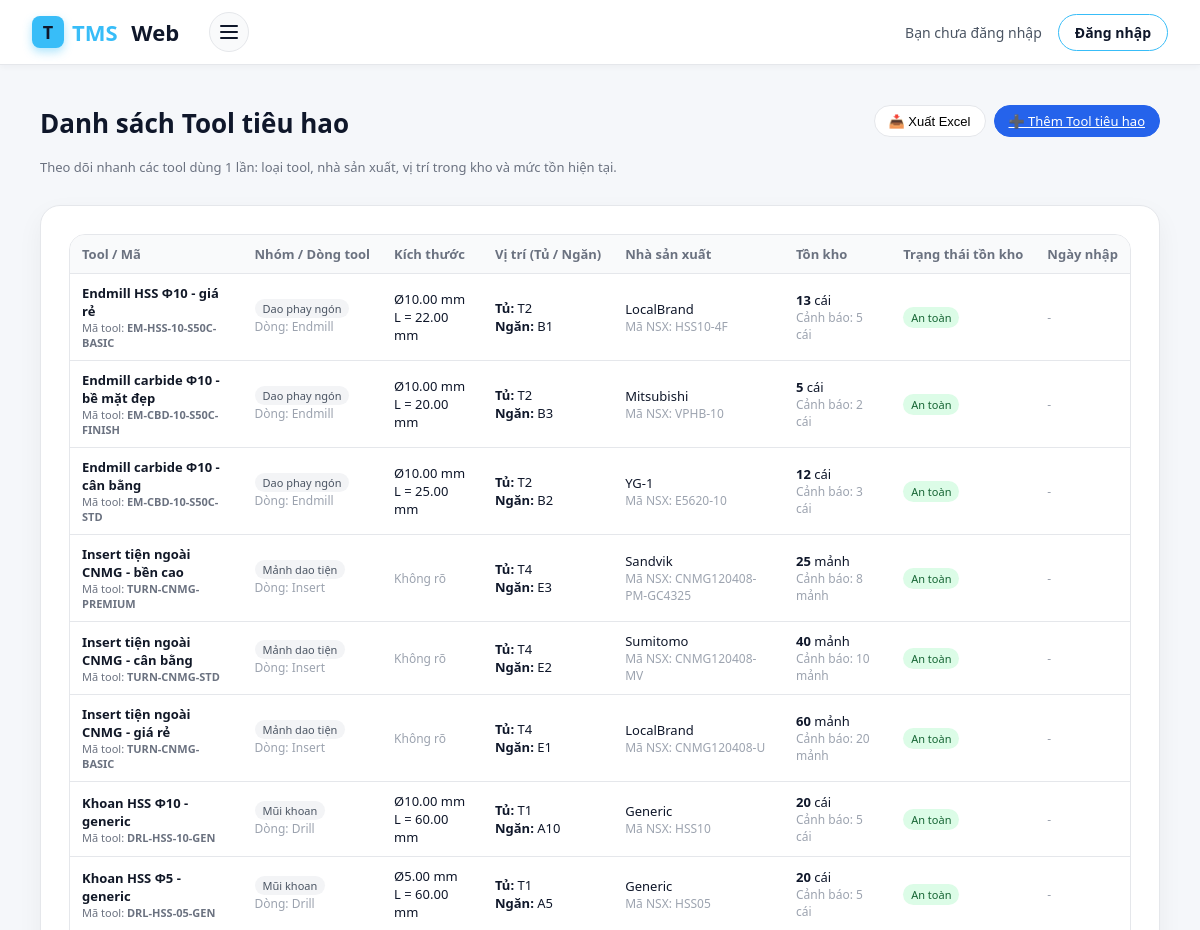
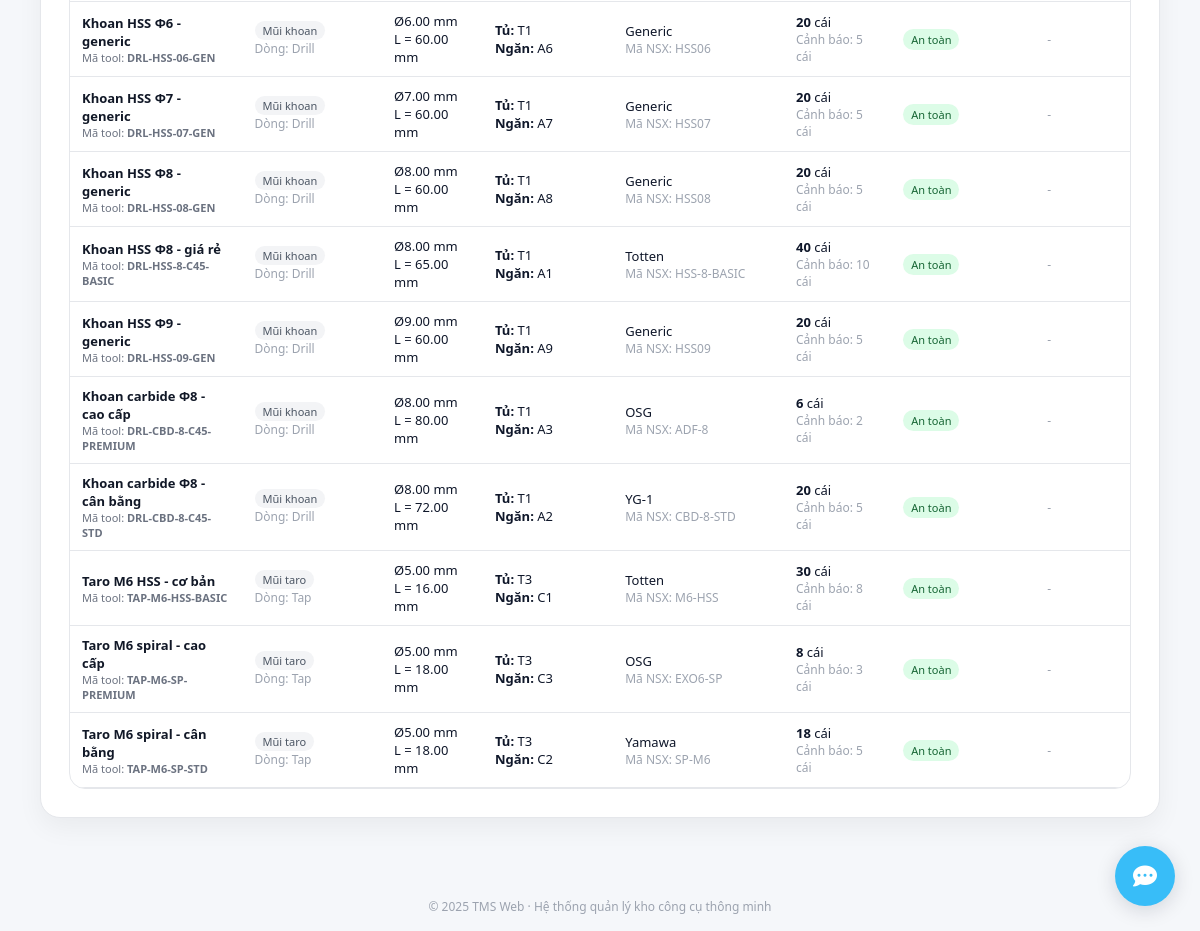
Screenshot of /tool/ with the database file from the repository (2 pictures, top to bottom).
### tool/models.py (models this page shows, shortened)
class Tool(models.Model):
    LOAI_GIA_CONG_CHOICES = [
        ("DRILL", "Khoan"),
        ("MILL", "Phay"),
        ("TAP", "Taro"),
        ("REAM", "Doa"),
        ("TURN", "Tiện"),
    ]
    NHOM_VL_CHOICES = [
        ("P", "Thép (ISO P)"),
        ("M", "Thép không gỉ (ISO M)"),
        ("K", "Gang (ISO K)"),
        ("N", "Nhôm/kim loại màu (ISO N)"),
        ("S", "Hợp kim chịu nhiệt (ISO S)"),
        ("H", "Thép đã tôi (ISO H)"),
    ]
    ten_tool = models.CharField(
        max_length=200,
        verbose_name="Tên tool"
    )
    ma_tool = models.CharField(
        max_length=50,
        unique=True,
        verbose_name="Mã tool"
    )
    nhom_tool = models.CharField(
        max_length=100,
        verbose_name="Nhóm tool",
        help_text="VD: Mũi khoan, Dao phay, Mũi taro…"
    )
    dong_tool = models.CharField(
        max_length=100,
        blank=True,
        verbose_name="Dòng tool",
        help_text="VD: Drill, Endmill, Tap…"
    )
    nha_san_xuat = models.CharField(
        max_length=100,
        blank=True,
        verbose_name="Nhà sản xuất"
    )
    ma_nha_sx = models.CharField(
        max_length=100,
        blank=True,
        verbose_name="Mã nhà sản xuất"
    )
    tieu_chuan = models.CharField(
        max_length=100,
        blank=True,
        verbose_name="Tiêu chuẩn"
    )
    model = models.CharField(
        max_length=100,
        blank=True,
        verbose_name="Model"
    )
    vat_lieu_phu_hop = models.CharField(
        max_length=200,
        blank=True,
        verbose_name="Vật liệu gia công phù hợp",
        help_text="VD: C45, S50C, SUS304…"
    )
    ghi_chu = models.TextField(
        blank=True,
        verbose_name="Ghi chú thêm"
    )
    duong_kinh = models.DecimalField(
        max_digits=6,
        decimal_places=2,
        null=True,
        blank=True,
        verbose_name="Đường kính làm việc (mm)"
    )
    chieu_dai_lam_viec = models.DecimalField(
        max_digits=6,
        decimal_places=2,
        null=True,
        blank=True,
        verbose_name="Chiều dài làm việc (mm)"
    )
    don_vi_tinh = models.CharField(
        max_length=50,
        blank=True,
        verbose_name="Đơn vị tính",
        help_text="VD: cái, hộp, bộ…"
    )
    tuoi_tho_chuan = models.CharField(
        max_length=100,
        blank=True,
        verbose_name="Tuổi thọ chuẩn",
        help_text="VD: 1500 lỗ / 1 tool"
    )
    loai_gia_cong = models.CharField(
        max_length=50,
        choices=LOAI_GIA_CONG_CHOICES,
        verbose_name="Loại gia công chính",
        null=True,
        blank=True,
        help_text="Khoan / Phay / Taro / Doa / Tiện…"
    )
    duong_kinh_min = models.DecimalField(
        max_digits=6,
        decimal_places=2,
        null=True,
        blank=True,
        verbose_name="ĐK min cho phép (mm)"
    )
    duong_kinh_max = models.DecimalField(
        max_digits=6,
        decimal_places=2,
        null=True,
        blank=True,
        verbose_name="ĐK max cho phép (mm)"
    )
    ty_le_sau_lo_max = models.DecimalField(
        max_digits=4,
        decimal_places=1,
        null=True,
        blank=True,
        verbose_name="Tỷ lệ sâu lỗ max (L/D)"
    )
    nhom_vat_lieu_iso = models.CharField(
        max_length=2,
        choices=NHOM_VL_CHOICES,
        blank=True,
        verbose_name="Nhóm vật liệu ISO"
    )
    do_cung_min = models.PositiveIntegerField(
        null=True,
        blank=True,
        verbose_name="Độ cứng vật liệu min (HRC)"
    )
    do_cung_max = models.PositiveIntegerField(
        null=True,
        blank=True,
        verbose_name="Độ cứng vật liệu max (HRC)"
    )
    may_phu_hop = models.CharField(
        max_length=200,
        blank=True,
        verbose_name="Dòng máy phù hợp",
        help_text="VD: VMC 10.000 rpm, CNC tiện, Máy khoan bàn…"
    )
    can_coolant = models.BooleanField(
        default=False,
        verbose_name="Yêu cầu tưới nguội"
    )
    ton_kho = models.PositiveIntegerField(
        default=0,
        verbose_name="Tồn kho hiện tại"
    )
    muc_canh_bao = models.PositiveIntegerField(
        null=True,
        blank=True,
        verbose_name="Mức cảnh báo tối thiểu"
    )
    tu = models.CharField(
        max_length=100,
        blank=True,
        verbose_name="Tủ / Kệ"
    )
    ngan = models.CharField(
        max_length=100,
        blank=True,
        verbose_name="Ngăn / Khay"
    )
    may_uu_tien = models.CharField(
        max_length=100,
        blank=True,
        verbose_name="Máy / Line ưu tiên"
    )
    ngay_nhap_kho = models.DateField(
        null=True,
        blank=True,
        verbose_name="Ngày nhập kho"
    )
    gia_tri_mua = models.DecimalField(
        max_digits=15,
        decimal_places=0,
        null=True,
        blank=True,
        verbose_name="Giá trị mua (VND/đv)"
    )
    wear_max = models.PositiveIntegerField(
        null=True,
        blank=True,
        verbose_name="Độ mòn tối đa (%)"
    )
    nguong_thay = models.PositiveIntegerField(
        null=True,
        blank=True,
        verbose_name="Ngưỡng cảnh báo thay (%)"
    )
    hrc_tham_chieu = models.PositiveIntegerField(
        null=True,
        blank=True,
        verbose_name="Độ cứng vật liệu tham chiếu (HRC)"
    )
    che_do_cat_khuyen_nghi = models.TextField(
        blank=True,
        verbose_name="Chế độ cắt khuyến nghị"
    )
    ket_luan_fuzzy = models.TextField(
        blank=True,
        verbose_name="Kết luận fuzzy / khuyến nghị"
    )
    diem_gia = models.PositiveSmallIntegerField(
        null=True,
        blank=True,
        verbose_name="Điểm giá (1=rẻ, 5=rất đắt)"
    )
    diem_do_ben = models.PositiveSmallIntegerField(
        null=True,
        blank=True,
        verbose_name="Điểm độ bền (1=thấp, 5=rất bền)"
    )
    diem_on_dinh = models.PositiveSmallIntegerField(
        null=True,
        blank=True,
        verbose_name="Độ ổn định quá trình (1=kém, 5=rất ổn định)"
    )
    diem_chat_luong_be_mat = models.PositiveSmallIntegerField(
        null=True,
        blank=True,
        verbose_name="Chất lượng bề mặt (1=thô, 5=rất đẹp)"
    )
    diem_san_co = models.PositiveSmallIntegerField(
        null=True,
        blank=True,
        verbose_name="Độ sẵn có (1=khó mua, 5=luôn sẵn)"
    )
    diem_uu_tien_dung_truoc = models.PositiveSmallIntegerField(
        null=True,
        blank=True,
        verbose_name="Mức ưu tiên dùng trước (1=ít, 5=ưu tiên cao)"
    )
    created_at = models.DateTimeField(
        auto_now_add=True,
        verbose_name="Thời gian tạo"
    )
    updated_at = models.DateTimeField(
        auto_now=True,
        verbose_name="Thời gian cập nhật"
    )
    class Meta:
        verbose_name = "Tool tiêu hao"
        verbose_name_plural = "Tool tiêu hao"
        ordering = ["ten_tool", "ma_tool"]
        indexes = [
            models.Index(fields=["ma_tool"]),
            models.Index(fields=["nhom_tool", "dong_tool"]),
            models.Index(fields=["loai_gia_cong", "nhom_vat_lieu_iso"]),
        ]

### tool/views.py (the view)
# urls.py: path("", views.tool_list, name="tool_list"),
def tool_list(request):
    tools = Tool.objects.all()
    return render(request, "tool_list.html", {"tools": tools})

### templates/tool_list.html (shortened to what this page needs)
{% extends "base.html" %}
{% block content %}
<div class="holder-page">
  <div class="holder-header">
    <div class="holder-header-left">
      <div class="holder-title">Danh sách Tool tiêu hao</div>
      <p class="holder-sub">
        Theo dõi nhanh các tool dùng 1 lần: loại tool, nhà sản xuất, vị trí trong kho và mức tồn hiện tại.
      </p>
    </div>
    <div class="holder-header-actions">
      <button class="btn-outline-sm" type="button">
        📥 Xuất Excel
      </button>
      <a class="btn-primary-sm" href="{% url 'tool:tool_create' %}">
        ➕ Thêm Tool tiêu hao
      </a>
    </div>
  </div>
  <div class="holder-card">
    <div class="holder-table-wrapper">
      <table class="holder-table">
        <thead>
          <tr>
            <th>Tool / Mã</th>
            <th>Nhóm / Dòng tool</th>
            <th>Kích thước</th>
            <th>Vị trí (Tủ / Ngăn)</th>
            <th>Nhà sản xuất</th>
            <th>Tồn kho</th>
            <th>Trạng thái tồn kho</th>
            <th>Ngày nhập</th>
          </tr>
        </thead>
        <tbody>
        {% for t in tools %}
          <tr class="table-row-clickable" data-href="{% url 'tool:tool_profile' t.pk %}">
            <td>
              <a href="{% url 'tool:tool_profile' t.pk %}" class="row-main-link">
                <div class="holder-name">{{ t.ten_tool|default:"(Chưa có tên tool)" }}</div>
                <div class="holder-name-sub">
                  Mã tool: <strong>{{ t.ma_tool|default:"-" }}</strong>
                </div>
              </a>
            </td>
            <td>
              {% if t.nhom_tool %}
                <div><span class="pill-small">{{ t.nhom_tool }}</span></div>
              {% else %}
                <div><span class="text-muted">Chưa phân nhóm</span></div>
              {% endif %}
              {% if t.dong_tool %}
                <div class="text-muted">Dòng: {{ t.dong_tool }}</div>
              {% endif %}
            </td>
            <td>
              {% if t.duong_kinh %}
                <div>Ø{{ t.duong_kinh }} mm</div>
              {% endif %}
              {% if t.chieu_dai_lam_viec %}
                <div>L = {{ t.chieu_dai_lam_viec }} mm</div>
              {% endif %}
              {% if not t.duong_kinh and not t.chieu_dai_lam_viec %}
                <span class="text-muted">Không rõ</span>
              {% endif %}
            </td>
            <td>
              <div><strong>Tủ:</strong> {{ t.tu|default:"-" }}</div>
              <div><strong>Ngăn:</strong> {{ t.ngan|default:"-" }}</div>
            </td>
            <td>
              {{ t.nha_san_xuat|default:"-" }}
              {% if t.ma_nha_sx %}
                <div class="text-muted">Mã NSX: {{ t.ma_nha_sx }}</div>
              {% endif %}
            </td>
            <td>
              {% if t.ton_kho is not None %}
                <strong>{{ t.ton_kho }}</strong> {{ t.don_vi_tinh|default:"" }}
                {% if t.muc_canh_bao %}
                  <div class="text-muted">
                    Cảnh báo: {{ t.muc_canh_bao }} {{ t.don_vi_tinh|default:"" }}
                  </div>
                {% endif %}
              {% else %}
                <span class="text-muted">Chưa nhập</span>
              {% endif %}
            </td>
            <td>
              {% if t.ton_kho == 0 %}
                <span class="status-badge status-empty">Hết hàng</span>
              {% elif t.muc_canh_bao and t.ton_kho and t.ton_kho <= t.muc_canh_bao %}
                <span class="status-badge status-warn">Sắp hết - nên đặt</span>
              {% else %}
                <span class="status-badge status-safe">An toàn</span>
              {% endif %}
            </td>
            <td>
              {% if t.ngay_nhap_kho %}
                {{ t.ngay_nhap_kho|date:"d/m/Y" }}
              {% else %}
                <span class="text-muted">-</span>
              {% endif %}
            </td>
          </tr>
        {% empty %}
          <tr>
            <td colspan="8" style="text-align:center;color:#9ca3af;padding:16px;">
              Chưa có Tool tiêu hao nào trong hệ thống.
            </td>
          </tr>
        {% endfor %}
        </tbody>
      </table>
    </div>
  </div>
</div>
{% endblock %}

### templates/base.html (style rules this page uses)
:root { --blue-tech: #38bdf8; --blue-strong: #0f172a; --blue-soft: #e0f2fe; }
* { box-sizing: border-box; }
body { margin: 0; font-family: "Segoe UI", sans-serif; background: #ffffff; color: #0f172a; }

### templates/tool_list.html (style rules this page uses)
.holder-page { max-width: 1120px; width: 100%; margin: 0 auto; padding: 16px 0 32px; }
.holder-header { display: flex; align-items: flex-start; justify-content: space-between; gap: 16px; margin-bottom: 16px; }
.holder-header-left { display: flex; flex-direction: column; gap: 4px; }
.holder-title { font-size: 26px; font-weight: 700; color: #0f172a; }
.holder-sub { font-size: 13px; color: #6b7280; }
.holder-header-actions { display: flex; gap: 8px; flex-wrap: wrap; }
.btn-outline-sm, .btn-primary-sm { border-radius: 999px; font-size: 13px; padding: 6px 14px; border: 1px solid #e5e7eb; background: #fff; cursor: pointer; display: inline-flex; align-items: center; gap: 6px; }
.btn-primary-sm { background: #2563eb; color: #fff; border-color: #2563eb; }
.holder-card { background: #fff; border-radius: 20px; padding: 28px; border: 1px solid #e5e7eb; box-shadow: 0 10px 26px rgba(0, 0, 0, 0.05); }
.holder-table-wrapper { border: 1px solid #e5e7eb; border-radius: 16px; overflow: hidden; overflow-x: auto; }
table.holder-table { width: 100%; padding: 14px 18px; border-collapse: collapse; font-size: 13px; min-width: 860px; }
table.holder-table thead { background: #f9fafb; }
table.holder-table th { padding: 10px 12px; text-align: left; color: #6b7280; font-weight: 600; border-bottom: 1px solid #e5e7eb; white-space: nowrap; }
table.holder-table td { padding: 10px 12px; border-bottom: 1px solid #e5e7eb; vertical-align: middle; }
.holder-name { font-weight: 600; color: #111827; }
.holder-name-sub { font-size: 11px; color: #6b7280; }
.text-muted { color: #9ca3af; font-size: 12px; }
.status-badge { display: inline-flex; align-items: center; padding: 3px 8px; font-size: 11px; border-radius: 999px; font-weight: 500; }
.status-safe { background: #dcfce7; color: #166534; }
.pill-small { display: inline-flex; align-items: center; padding: 2px 8px; border-radius: 999px; background: #f3f4f6; font-size: 11px; color: #4b5563; }
.table-row-clickable { cursor: pointer; transition: background 0.15s; }
.row-main-link { text-decoration: none; color: inherit; }

### templates/chatbot.html (style rules this page uses)
:root { --primary-color: #4361ee; --blue-tech: #38bdf8; --blue-strong: #0f172a; --primary-dark: #3a56d4; --bg-color: #f5f7fa; --text-color: #2b2d42; --white: #ffffff; --light-gray: #e9ecef; --shadow: 0 4px 20px rgba(0, 0, 0, 0.15); --border-radius: 16px; }
body { font-family: 'Segoe UI', system-ui, -apple-system, sans-serif; background: var(--bg-color); margin: 0; }

### rows the page displays
Tool: ten_tool "Endmill HSS Φ10 - giá rẻ", ma_tool "EM-HSS-10-S50C-BASIC", nhom_tool "Dao phay ngón", dong_tool "Endmill", duong_kinh "10.00", chieu_dai_lam_viec "22.00", tu "T2", ngan "B1", nha_san_xuat "LocalBrand", ma_nha_sx "HSS10-4F", ton_kho "13", don_vi_tinh "cái", muc_canh_bao "5", shows "An toàn"
Tool: ten_tool "Endmill carbide Φ10 - bề mặt đẹp", ma_tool "EM-CBD-10-S50C-FINISH", nhom_tool "Dao phay ngón", dong_tool "Endmill", duong_kinh "10.00", chieu_dai_lam_viec "20.00", tu "T2", ngan "B3", nha_san_xuat "Mitsubishi", ma_nha_sx "VPHB-10", ton_kho "5", don_vi_tinh "cái", muc_canh_bao "2", shows "An toàn"
Tool: ten_tool "Endmill carbide Φ10 - cân bằng", ma_tool "EM-CBD-10-S50C-STD", nhom_tool "Dao phay ngón", dong_tool "Endmill", duong_kinh "10.00", chieu_dai_lam_viec "25.00", tu "T2", ngan "B2", nha_san_xuat "YG-1", ma_nha_sx "E5620-10", ton_kho "12", don_vi_tinh "cái", muc_canh_bao "3", shows "An toàn"
Tool: ten_tool "Insert tiện ngoài CNMG - bền cao", ma_tool "TURN-CNMG-PREMIUM", nhom_tool "Mảnh dao tiện", dong_tool "Insert", shows "Không rõ", tu "T4", ngan "E3", nha_san_xuat "Sandvik", ma_nha_sx "CNMG120408-PM-GC4325", ton_kho "25", don_vi_tinh "mảnh", muc_canh_bao "8", shows "An toàn"
Tool: ten_tool "Insert tiện ngoài CNMG - cân bằng", ma_tool "TURN-CNMG-STD", nhom_tool "Mảnh dao tiện", dong_tool "Insert", shows "Không rõ", tu "T4", ngan "E2", nha_san_xuat "Sumitomo", ma_nha_sx "CNMG120408-MV", ton_kho "40", don_vi_tinh "mảnh", muc_canh_bao "10", shows "An toàn"
Tool: ten_tool "Insert tiện ngoài CNMG - giá rẻ", ma_tool "TURN-CNMG-BASIC", nhom_tool "Mảnh dao tiện", dong_tool "Insert", shows "Không rõ", tu "T4", ngan "E1", nha_san_xuat "LocalBrand", ma_nha_sx "CNMG120408-U", ton_kho "60", don_vi_tinh "mảnh", muc_canh_bao "20", shows "An toàn"
Tool: ten_tool "Khoan HSS Φ10 - generic", ma_tool "DRL-HSS-10-GEN", nhom_tool "Mũi khoan", dong_tool "Drill", duong_kinh "10.00", chieu_dai_lam_viec "60.00", tu "T1", ngan "A10", nha_san_xuat "Generic", ma_nha_sx "HSS10", ton_kho "20", don_vi_tinh "cái", muc_canh_bao "5", shows "An toàn"
Tool: ten_tool "Khoan HSS Φ5 - generic", ma_tool "DRL-HSS-05-GEN", nhom_tool "Mũi khoan", dong_tool "Drill", duong_kinh "5.00", chieu_dai_lam_viec "60.00", tu "T1", ngan "A5", nha_san_xuat "Generic", ma_nha_sx "HSS05", ton_kho "20", don_vi_tinh "cái", muc_canh_bao "5", shows "An toàn"
Tool: ten_tool "Khoan HSS Φ6 - generic", ma_tool "DRL-HSS-06-GEN", nhom_tool "Mũi khoan", dong_tool "Drill", duong_kinh "6.00", chieu_dai_lam_viec "60.00", tu "T1", ngan "A6", nha_san_xuat "Generic", ma_nha_sx "HSS06", ton_kho "20", don_vi_tinh "cái", muc_canh_bao "5", shows "An toàn"
Tool: ten_tool "Khoan HSS Φ7 - generic", ma_tool "DRL-HSS-07-GEN", nhom_tool "Mũi khoan", dong_tool "Drill", duong_kinh "7.00", chieu_dai_lam_viec "60.00", tu "T1", ngan "A7", nha_san_xuat "Generic", ma_nha_sx "HSS07", ton_kho "20", don_vi_tinh "cái", muc_canh_bao "5", shows "An toàn"
Tool: ten_tool "Khoan HSS Φ8 - generic", ma_tool "DRL-HSS-08-GEN", nhom_tool "Mũi khoan", dong_tool "Drill", duong_kinh "8.00", chieu_dai_lam_viec "60.00", tu "T1", ngan "A8", nha_san_xuat "Generic", ma_nha_sx "HSS08", ton_kho "20", don_vi_tinh "cái", muc_canh_bao "5", shows "An toàn"
Tool: ten_tool "Khoan HSS Φ8 - giá rẻ", ma_tool "DRL-HSS-8-C45-BASIC", nhom_tool "Mũi khoan", dong_tool "Drill", duong_kinh "8.00", chieu_dai_lam_viec "65.00", tu "T1", ngan "A1", nha_san_xuat "Totten", ma_nha_sx "HSS-8-BASIC", ton_kho "40", don_vi_tinh "cái", muc_canh_bao "10", shows "An toàn"
Tool: ten_tool "Khoan HSS Φ9 - generic", ma_tool "DRL-HSS-09-GEN", nhom_tool "Mũi khoan", dong_tool "Drill", duong_kinh "9.00", chieu_dai_lam_viec "60.00", tu "T1", ngan "A9", nha_san_xuat "Generic", ma_nha_sx "HSS09", ton_kho "20", don_vi_tinh "cái", muc_canh_bao "5", shows "An toàn"
Tool: ten_tool "Khoan carbide Φ8 - cao cấp", ma_tool "DRL-CBD-8-C45-PREMIUM", nhom_tool "Mũi khoan", dong_tool "Drill", duong_kinh "8.00", chieu_dai_lam_viec "80.00", tu "T1", ngan "A3", nha_san_xuat "OSG", ma_nha_sx "ADF-8", ton_kho "6", don_vi_tinh "cái", muc_canh_bao "2", shows "An toàn"
Tool: ten_tool "Khoan carbide Φ8 - cân bằng", ma_tool "DRL-CBD-8-C45-STD", nhom_tool "Mũi khoan", dong_tool "Drill", duong_kinh "8.00", chieu_dai_lam_viec "72.00", tu "T1", ngan "A2", nha_san_xuat "YG-1", ma_nha_sx "CBD-8-STD", ton_kho "20", don_vi_tinh "cái", muc_canh_bao "5", shows "An toàn"
Tool: ten_tool "Taro M6 HSS - cơ bản", ma_tool "TAP-M6-HSS-BASIC", nhom_tool "Mũi taro", dong_tool "Tap", duong_kinh "5.00", chieu_dai_lam_viec "16.00", tu "T3", ngan "C1", nha_san_xuat "Totten", ma_nha_sx "M6-HSS", ton_kho "30", don_vi_tinh "cái", muc_canh_bao "8", shows "An toàn"
Tool: ten_tool "Taro M6 spiral - cao cấp", ma_tool "TAP-M6-SP-PREMIUM", nhom_tool "Mũi taro", dong_tool "Tap", duong_kinh "5.00", chieu_dai_lam_viec "18.00", tu "T3", ngan "C3", nha_san_xuat "OSG", ma_nha_sx "EXO6-SP", ton_kho "8", don_vi_tinh "cái", muc_canh_bao "3", shows "An toàn"
Tool: ten_tool "Taro M6 spiral - cân bằng", ma_tool "TAP-M6-SP-STD", nhom_tool "Mũi taro", dong_tool "Tap", duong_kinh "5.00", chieu_dai_lam_viec "18.00", tu "T3", ngan "C2", nha_san_xuat "Yamawa", ma_nha_sx "SP-M6", ton_kho "18", don_vi_tinh "cái", muc_canh_bao "5", shows "An toàn"
